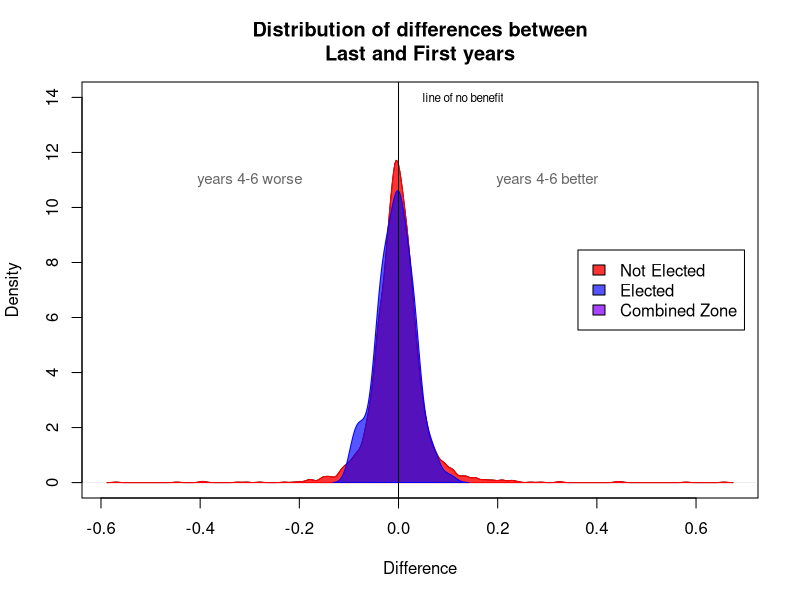

Write R code to recreate this figure.
unec <- read.csv("uneconomicdata.csv")
fullunec <- unec[complete.cases(unec),]
GDPImprovement <- (fullunec$year6 + fullunec$year5 + fullunec$year4)/3 - (fullunec$year3 + fullunec$year2 + fullunec$year1)/3
df <- data.frame(fullunec$Elected,GDPImprovement)
names(df) <- c("OnUNSCinYear4","GDPChange")

d <- density(df$GDPChange[df$OnUNSCinYear4=="n"], na.rm = TRUE)
plot(d, main="Distribution of differences between\nLast and First years", xlab="Difference", ylim=c(0,14))
polygon(d, col="#FF0000CC", border="red")
d <- density(df$GDPChange[df$OnUNSCinYear4=="y"], na.rm = TRUE)
polygon(d, col="#0000FFAA", border="blue")
labels <- c('Not Elected', 'Elected', "Combined Zone")
position <- 'right'
colors <- c("#FF0000CC","#0000FFAA","#8800FFBB")
inset <- c(0.02, 0)
legend(position, labels, fill=colors, inset=inset)
abline(v=0)
text(0.13,14, labels="line of no benefit", cex=0.7)
text(0.3,11, labels="years 4-6 better", cex=0.9, col="#00000099")
text(-0.3,11, labels="years 4-6 worse", cex=0.9, col="#00000099")

